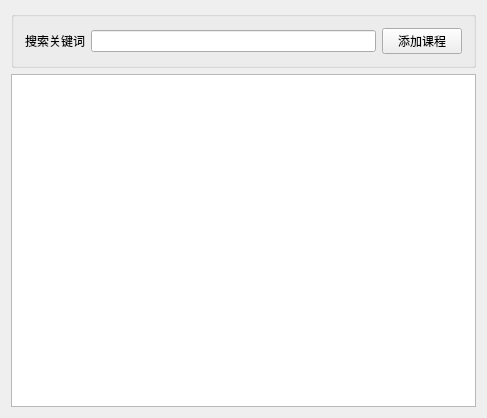
<?xml version="1.0" encoding="UTF-8"?>
<ui version="4.0">
 <class>te_myclass</class>
 <widget class="QWidget" name="te_myclass">
  <property name="geometry">
   <rect>
    <x>0</x>
    <y>0</y>
    <width>487</width>
    <height>418</height>
   </rect>
  </property>
  <property name="windowTitle">
   <string>te_myclass</string>
  </property>
  <layout class="QGridLayout" name="gridLayout">
   <item row="0" column="0">
    <widget class="QGroupBox" name="groupBox">
     <property name="title">
      <string/>
     </property>
     <layout class="QHBoxLayout" name="horizontalLayout">
      <item>
       <widget class="QLabel" name="label">
        <property name="text">
         <string>搜索关键词</string>
        </property>
       </widget>
      </item>
      <item>
       <widget class="QLineEdit" name="lineEdit"/>
      </item>
      <item>
       <widget class="QPushButton" name="insertbtn">
        <property name="text">
         <string>添加课程</string>
        </property>
       </widget>
      </item>
     </layout>
    </widget>
   </item>
   <item row="1" column="0">
    <widget class="QTableView" name="tableView"/>
   </item>
  </layout>
 </widget>
 <layoutdefault spacing="6" margin="11"/>
 <resources/>
 <connections/>
</ui>
